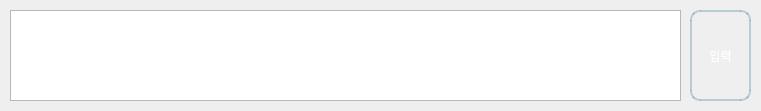
<?xml version="1.0" encoding="UTF-8"?>
<ui version="4.0">
 <class>textInputWindow</class>
 <widget class="QDialog" name="textInputWindow">
  <property name="geometry">
   <rect>
    <x>0</x>
    <y>0</y>
    <width>761</width>
    <height>111</height>
   </rect>
  </property>
  <property name="windowTitle">
   <string>Dialog</string>
  </property>
  <property name="styleSheet">
   <string notr="true">QDialog{
	background: qlineargradient(x1:0, y1:0, x2:1, y2:1,
		stop:0 rgb(15, 39, 72),
		stop:1 rgb(25, 52, 89));
}</string>
  </property>
  <widget class="QTextEdit" name="inputTextBox">
   <property name="geometry">
    <rect>
     <x>10</x>
     <y>10</y>
     <width>671</width>
     <height>91</height>
    </rect>
   </property>
  </widget>
  <widget class="QPushButton" name="textButton">
   <property name="geometry">
    <rect>
     <x>690</x>
     <y>10</y>
     <width>61</width>
     <height>91</height>
    </rect>
   </property>
   <property name="styleSheet">
    <string notr="true">QPushButton{
	background: qlineargradient(x1:0, y1:0, x2:0, y2:1,
		stop:0 rgb(67, 110, 124),
		stop:1 rgb(47, 90, 104));
	color: rgb(255, 254, 254);
	border: 2px solid rgba(100, 150, 170, 100);
	border-radius: 10px;
	font: 14pt &quot;나눔고딕 ExtraBold&quot;;
}

QPushButton:hover{
	background: qlineargradient(x1:0, y1:0, x2:0, y2:1,
		stop:0 rgb(87, 149, 168),
		stop:1 rgb(67, 129, 148));
	border: 2px solid rgba(120, 180, 200, 150);
	border-radius: 10px;
	font: 17pt &quot;나눔고딕 ExtraBold&quot;;
}
QPushButton:pressed{
	background: qlineargradient(x1:0, y1:0, x2:0, y2:1,
		stop:0 rgb(20, 143, 255),
		stop:1 rgb(0, 123, 255));
	border: 2px solid rgba(40, 163, 255, 200);
	border-radius: 10px;
	font: 17pt &quot;나눔고딕 ExtraBold&quot;;
}</string>
   </property>
   <property name="text">
    <string>입력</string>
   </property>
  </widget>
 </widget>
 <resources/>
 <connections/>
</ui>
